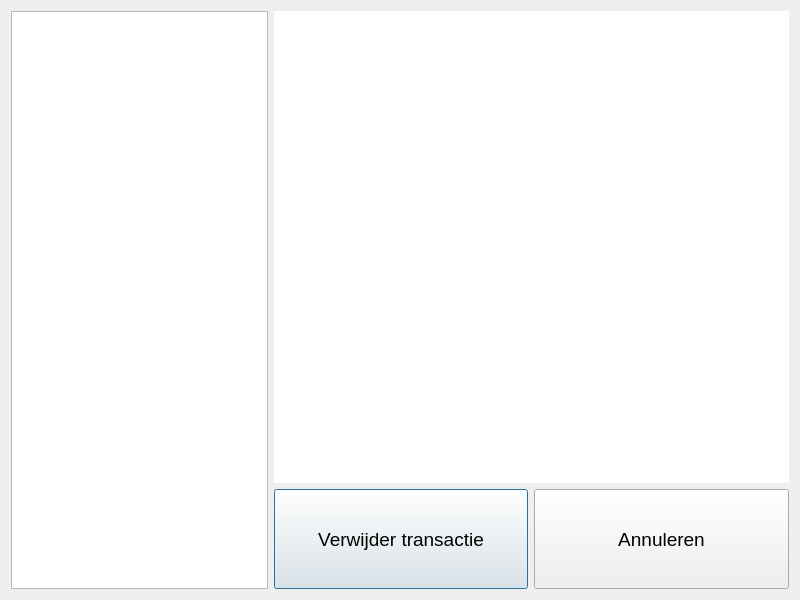
<?xml version="1.0" encoding="UTF-8"?>
<ui version="4.0">
 <class>Dialog</class>
 <widget class="QDialog" name="Dialog">
  <property name="geometry">
   <rect>
    <x>0</x>
    <y>0</y>
    <width>800</width>
    <height>600</height>
   </rect>
  </property>
  <property name="windowTitle">
   <string>Retour</string>
  </property>
  <layout class="QHBoxLayout" name="horizontalLayout" stretch="1,2">
   <item>
    <widget class="QListWidget" name="transactionList"/>
   </item>
   <item>
    <layout class="QGridLayout" name="gridLayout_2">
     <item row="1" column="0">
      <widget class="QPushButton" name="deleteButton">
       <property name="minimumSize">
        <size>
         <width>0</width>
         <height>100</height>
        </size>
       </property>
       <property name="font">
        <font>
         <pointsize>14</pointsize>
        </font>
       </property>
       <property name="text">
        <string>Verwijder transactie</string>
       </property>
      </widget>
     </item>
     <item row="1" column="1">
      <widget class="QPushButton" name="closeButton">
       <property name="minimumSize">
        <size>
         <width>0</width>
         <height>100</height>
        </size>
       </property>
       <property name="font">
        <font>
         <pointsize>14</pointsize>
        </font>
       </property>
       <property name="text">
        <string>Annuleren</string>
       </property>
      </widget>
     </item>
     <item row="0" column="0" colspan="2">
      <layout class="QHBoxLayout" name="horizontalLayout_3" stretch="1,3,2">
       <property name="spacing">
        <number>0</number>
       </property>
       <item>
        <widget class="QListWidget" name="amountList">
         <property name="font">
          <font>
           <pointsize>14</pointsize>
          </font>
         </property>
         <property name="frameShape">
          <enum>QFrame::NoFrame</enum>
         </property>
        </widget>
       </item>
       <item>
        <widget class="QListWidget" name="productList">
         <property name="font">
          <font>
           <pointsize>14</pointsize>
          </font>
         </property>
         <property name="frameShape">
          <enum>QFrame::NoFrame</enum>
         </property>
        </widget>
       </item>
       <item>
        <widget class="QListWidget" name="priceList">
         <property name="font">
          <font>
           <pointsize>14</pointsize>
          </font>
         </property>
         <property name="frameShape">
          <enum>QFrame::NoFrame</enum>
         </property>
        </widget>
       </item>
      </layout>
     </item>
    </layout>
   </item>
  </layout>
 </widget>
 <resources/>
 <connections/>
</ui>
